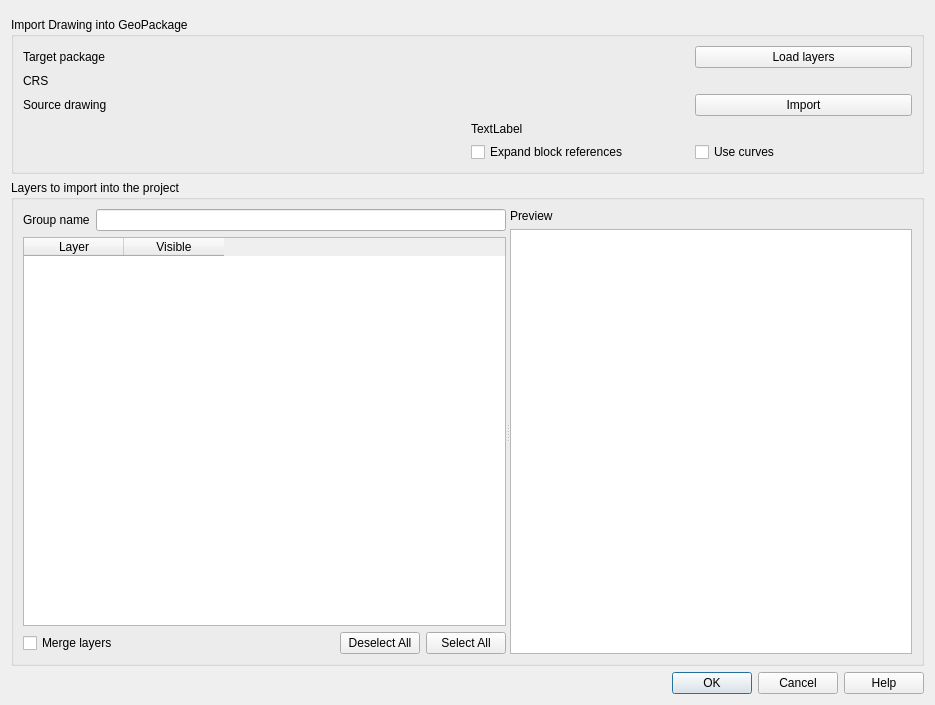
<?xml version="1.0" encoding="UTF-8"?>
<ui version="4.0">
 <class>QgsDwgImportBase</class>
 <widget class="QDialog" name="QgsDwgImportBase">
  <property name="geometry">
   <rect>
    <x>0</x>
    <y>0</y>
    <width>935</width>
    <height>705</height>
   </rect>
  </property>
  <property name="windowTitle">
   <string>DWG/DXF Import</string>
  </property>
  <layout class="QGridLayout" name="gridLayout_2" rowstretch="0,0,10,0">
   <item row="0" column="0">
    <widget class="QgsMessageBar" name="bar" native="true"/>
   </item>
   <item row="1" column="0">
    <widget class="QGroupBox" name="groupBox">
     <property name="title">
      <string>Import Drawing into GeoPackage</string>
     </property>
     <layout class="QGridLayout" name="gridLayout_4">
      <item row="1" column="1">
       <widget class="QgsProjectionSelectionWidget" name="mCrsSelector" native="true">
        <property name="focusPolicy">
         <enum>Qt::StrongFocus</enum>
        </property>
       </widget>
      </item>
      <item row="3" column="1">
       <layout class="QHBoxLayout" name="horizontalLayout_2">
        <item>
         <widget class="QgsFileWidget" name="leDrawing" native="true">
          <property name="dialogTitle" stdset="0">
           <string>Select DWG/DXF file</string>
          </property>
          <property name="filter" stdset="0">
           <string notr="true">*.dwg;;*.DWG;;*.dxf;;*.DXF</string>
          </property>
         </widget>
        </item>
        <item>
         <widget class="QPushButton" name="pbImportDrawing">
          <property name="text">
           <string>Import</string>
          </property>
         </widget>
        </item>
       </layout>
      </item>
      <item row="3" column="0">
       <widget class="QLabel" name="label_2">
        <property name="text">
         <string>Source drawing</string>
        </property>
        <property name="buddy">
         <cstring>leDrawing</cstring>
        </property>
       </widget>
      </item>
      <item row="0" column="0">
       <widget class="QLabel" name="label">
        <property name="text">
         <string>Target package</string>
        </property>
       </widget>
      </item>
      <item row="1" column="0">
       <widget class="QLabel" name="label_4">
        <property name="text">
         <string>CRS</string>
        </property>
        <property name="buddy">
         <cstring>mCrsSelector</cstring>
        </property>
       </widget>
      </item>
      <item row="0" column="1">
       <layout class="QHBoxLayout" name="horizontalLayout">
        <item>
         <widget class="QgsFileWidget" name="mDatabaseFileWidget" native="true">
          <property name="dialogTitle" stdset="0">
           <string>Select GeoPackage Database</string>
          </property>
          <property name="filter" stdset="0">
           <string notr="true">*.gpkg;;*.GPKG</string>
          </property>
         </widget>
        </item>
        <item>
         <widget class="QPushButton" name="pbLoadDatabase">
          <property name="text">
           <string>Load layers</string>
          </property>
         </widget>
        </item>
       </layout>
      </item>
      <item row="5" column="1">
       <widget class="QLabel" name="lblMessage">
        <property name="text">
         <string notr="true">TextLabel</string>
        </property>
       </widget>
      </item>
      <item row="7" column="1">
       <layout class="QHBoxLayout" name="horizontalLayout_4">
        <item>
         <widget class="QCheckBox" name="cbExpandInserts">
          <property name="text">
           <string>Expand block references</string>
          </property>
         </widget>
        </item>
        <item>
         <widget class="QCheckBox" name="cbUseCurves">
          <property name="text">
           <string>Use curves</string>
          </property>
         </widget>
        </item>
       </layout>
      </item>
     </layout>
    </widget>
   </item>
   <item row="2" column="0">
    <widget class="QGroupBox" name="mGroupBox">
     <property name="title">
      <string>Layers to import into the project</string>
     </property>
     <property name="checkable">
      <bool>false</bool>
     </property>
     <layout class="QVBoxLayout" name="verticalLayout_2">
      <item>
       <widget class="QSplitter" name="splitter">
        <property name="orientation">
         <enum>Qt::Horizontal</enum>
        </property>
        <widget class="QWidget" name="gridLayoutWidget">
         <layout class="QGridLayout" name="gridLayout">
          <item row="1" column="0" colspan="2">
           <widget class="QTableWidget" name="mLayers">
            <property name="alternatingRowColors">
             <bool>true</bool>
            </property>
            <property name="sortingEnabled">
             <bool>true</bool>
            </property>
            <column>
             <property name="text">
              <string>Layer</string>
             </property>
            </column>
            <column>
             <property name="text">
              <string>Visible</string>
             </property>
            </column>
           </widget>
          </item>
          <item row="0" column="1">
           <widget class="QLineEdit" name="leLayerGroup"/>
          </item>
          <item row="0" column="0">
           <widget class="QLabel" name="label_3">
            <property name="text">
             <string>Group name</string>
            </property>
            <property name="buddy">
             <cstring>leLayerGroup</cstring>
            </property>
           </widget>
          </item>
          <item row="2" column="0" colspan="2">
           <layout class="QHBoxLayout" name="horizontalLayout_3">
            <item>
             <widget class="QCheckBox" name="cbMergeLayers">
              <property name="text">
               <string>Merge layers</string>
              </property>
             </widget>
            </item>
            <item>
             <spacer name="horizontalSpacer">
              <property name="orientation">
               <enum>Qt::Horizontal</enum>
              </property>
              <property name="sizeHint" stdset="0">
               <size>
                <width>40</width>
                <height>20</height>
               </size>
              </property>
             </spacer>
            </item>
            <item>
             <widget class="QPushButton" name="pbDeselectAll">
              <property name="text">
               <string>Deselect All</string>
              </property>
             </widget>
            </item>
            <item>
             <widget class="QPushButton" name="pbSelectAll">
              <property name="text">
               <string>Select All</string>
              </property>
             </widget>
            </item>
           </layout>
          </item>
         </layout>
        </widget>
        <widget class="QWidget" name="verticalLayoutWidget">
         <layout class="QVBoxLayout" name="verticalLayout" stretch="0,50">
          <item>
           <widget class="QLabel" name="label_6">
            <property name="text">
             <string>Preview</string>
            </property>
           </widget>
          </item>
          <item>
           <widget class="QgsMapCanvas" name="mMapCanvas"/>
          </item>
         </layout>
        </widget>
       </widget>
      </item>
     </layout>
    </widget>
   </item>
   <item row="3" column="0">
    <widget class="QDialogButtonBox" name="buttonBox">
     <property name="orientation">
      <enum>Qt::Horizontal</enum>
     </property>
     <property name="standardButtons">
      <set>QDialogButtonBox::Cancel|QDialogButtonBox::Help|QDialogButtonBox::Ok</set>
     </property>
    </widget>
   </item>
  </layout>
 </widget>
 <customwidgets>
  <customwidget>
   <class>QgsMapCanvas</class>
   <extends>QGraphicsView</extends>
   <header>qgsmapcanvas.h</header>
   <container>1</container>
  </customwidget>
  <customwidget>
   <class>QgsFileWidget</class>
   <extends>QWidget</extends>
   <header>qgsfilewidget.h</header>
  </customwidget>
  <customwidget>
   <class>QgsProjectionSelectionWidget</class>
   <extends>QWidget</extends>
   <header>qgsprojectionselectionwidget.h</header>
   <container>1</container>
  </customwidget>
  <customwidget>
   <class>QgsMessageBar</class>
   <extends>QWidget</extends>
   <header>qgsmessagebar.h</header>
   <container>1</container>
  </customwidget>
 </customwidgets>
 <tabstops>
  <tabstop>pbLoadDatabase</tabstop>
  <tabstop>mCrsSelector</tabstop>
  <tabstop>leDrawing</tabstop>
  <tabstop>pbImportDrawing</tabstop>
  <tabstop>cbExpandInserts</tabstop>
  <tabstop>cbUseCurves</tabstop>
  <tabstop>leLayerGroup</tabstop>
  <tabstop>mLayers</tabstop>
  <tabstop>cbMergeLayers</tabstop>
  <tabstop>pbDeselectAll</tabstop>
  <tabstop>pbSelectAll</tabstop>
 </tabstops>
 <resources/>
 <connections>
  <connection>
   <sender>buttonBox</sender>
   <signal>accepted()</signal>
   <receiver>QgsDwgImportBase</receiver>
   <slot>accept()</slot>
   <hints>
    <hint type="sourcelabel">
     <x>248</x>
     <y>254</y>
    </hint>
    <hint type="destinationlabel">
     <x>157</x>
     <y>274</y>
    </hint>
   </hints>
  </connection>
  <connection>
   <sender>buttonBox</sender>
   <signal>rejected()</signal>
   <receiver>QgsDwgImportBase</receiver>
   <slot>reject()</slot>
   <hints>
    <hint type="sourcelabel">
     <x>316</x>
     <y>260</y>
    </hint>
    <hint type="destinationlabel">
     <x>286</x>
     <y>274</y>
    </hint>
   </hints>
  </connection>
 </connections>
</ui>
